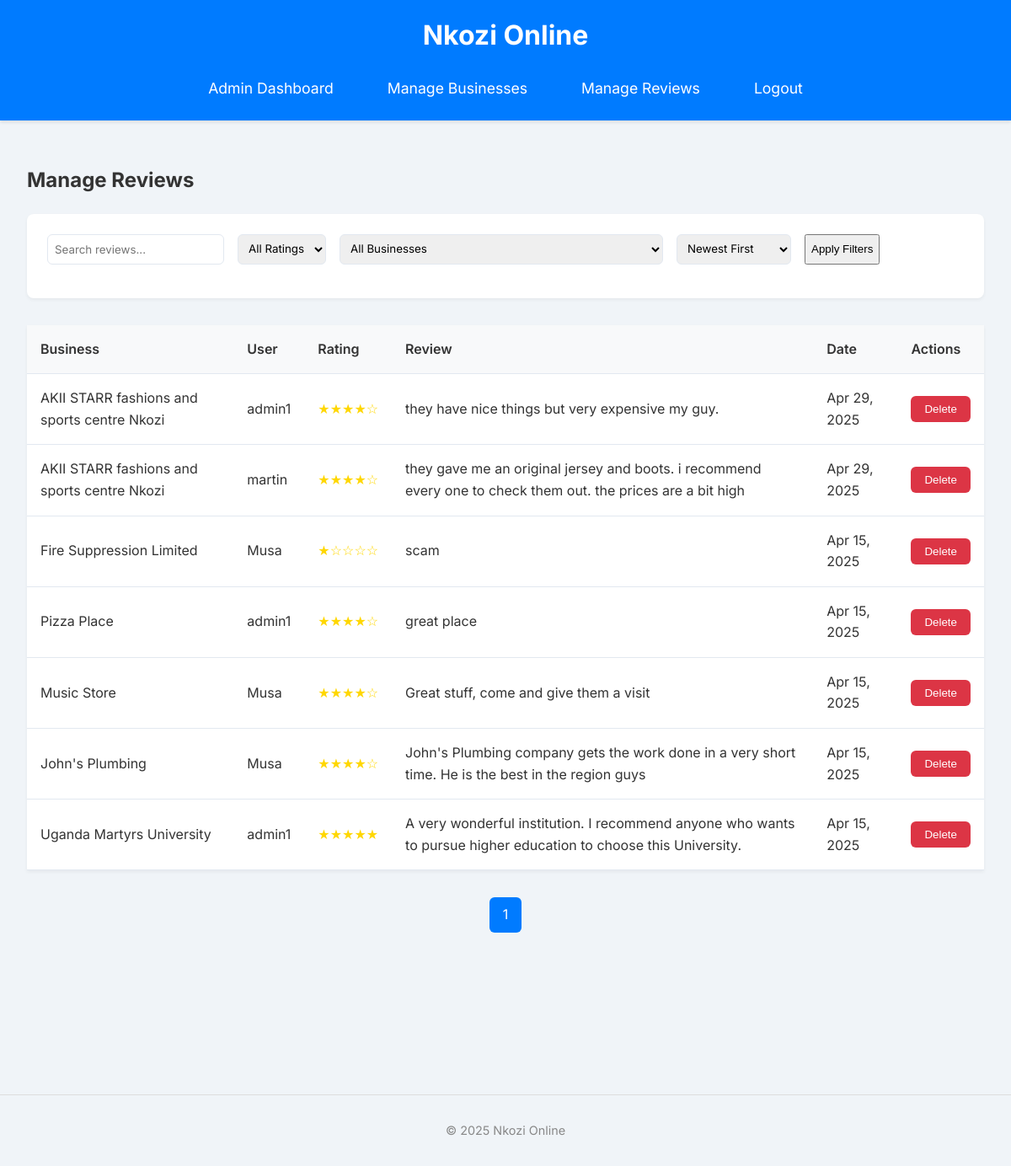
The page /manage_reviews.php (signed in) on the database its author committed.
### tables this page shows
CREATE TABLE IF NOT EXISTS `reviews` (
  `review_id` int NOT NULL AUTO_INCREMENT,
  `business_id` int DEFAULT NULL,
  `user_id` int DEFAULT NULL,
  `rating` int DEFAULT NULL,
  `review_text` text,
  `created_at` timestamp NULL DEFAULT CURRENT_TIMESTAMP,
  PRIMARY KEY (`review_id`),
  KEY `business_id` (`business_id`),
  KEY `user_id` (`user_id`)
);

CREATE TABLE IF NOT EXISTS `businesses` (
  `business_id` int NOT NULL AUTO_INCREMENT,
  `category_id` int DEFAULT NULL,
  `user_id` int DEFAULT NULL,
  `name` varchar(255) NOT NULL,
  `description` text,
  `contact_phone` varchar(20) DEFAULT NULL,
  `address` varchar(255) DEFAULT NULL,
  `website` varchar(255) DEFAULT NULL,
  `created_at` timestamp NULL DEFAULT CURRENT_TIMESTAMP,
  `updated_at` timestamp NULL DEFAULT CURRENT_TIMESTAMP ON UPDATE CURRENT_TIMESTAMP,
  `is_approved` tinyint(1) DEFAULT '0',
  `avg_rating` decimal(3,2) DEFAULT '0.00' COMMENT 'Stores average rating calculated from reviews',
  PRIMARY KEY (`business_id`),
  KEY `category_id` (`category_id`),
  KEY `user_id` (`user_id`)
);

CREATE TABLE IF NOT EXISTS `users` (
  `user_id` int NOT NULL AUTO_INCREMENT,
  `username` varchar(191) NOT NULL,
  `password_hash` varchar(255) NOT NULL,
  `role` enum('admin','editor','moderator','business','viewer') NOT NULL DEFAULT 'viewer',
  `created_at` timestamp NULL DEFAULT CURRENT_TIMESTAMP,
  PRIMARY KEY (`user_id`),
  UNIQUE KEY `username` (`username`)
);

### manage_reviews.php (the view, shortened to what this page needs)
<?php
include 'db_connection.php';
$results_per_page = 10;
$page = isset($_GET['page']) ? max(1, intval($_GET['page'])) : 1;
$offset = ($page - 1) * $results_per_page;
$search_term = isset($_GET['search']) ? trim($_GET['search']) : '';
$min_rating = isset($_GET['min_rating']) ? intval($_GET['min_rating']) : 0;
$business_filter = isset($_GET['business_id']) ? intval($_GET['business_id']) : 0;
$sort = isset($_GET['sort']) ? $_GET['sort'] : 'newest';
$query = "SELECT r.*, b.name AS business_name, u.username
          FROM reviews r
          JOIN businesses b ON r.business_id = b.business_id
          JOIN users u ON r.user_id = u.user_id
          WHERE 1=1";
$params = [];
switch ($sort) {
    default:
        $query .= " ORDER BY r.created_at DESC";
}
$query .= " LIMIT ? OFFSET ?";
$params[] = $results_per_page;
$params[] = $offset;
$stmt = $conn->prepare($query);
if ($params) {
    foreach ($params as $index => $value) {
        $stmt->bindValue($index + 1, $value);
    }
}
$stmt->execute();
$result = $stmt->fetchAll(PDO::FETCH_ASSOC);
$reviews = $result;
$count_query = "SELECT COUNT(*) FROM reviews r WHERE 1=1";
$count_stmt = $conn->prepare($count_query);
$count_stmt->execute();
$total_reviews = $count_stmt->fetch(PDO::FETCH_NUM)[0];
$total_pages = ceil($total_reviews / $results_per_page);
?>
<!DOCTYPE html>
<html lang="en">
<head>
</head>
<body>
    <header>
        <h1>Nkozi Online</h1>
        <nav>
            <a href="admin_dashboard.php">Admin Dashboard</a>
            <a href="manage_businesses.php">Manage Businesses</a>
            <a href="manage_reviews.php">Manage Reviews</a>
            <a href="logout.php">Logout</a>
        </nav>
    </header>
    <main>
        <h2>Manage Reviews</h2>
        <div class="filters">
            <form method="GET">
                <div class="filter-group">
                    <input type="text" name="search" placeholder="Search reviews..."
                           value="<?php echo htmlspecialchars($search_term); ?>">
                    <select name="min_rating">
                        <option value="0" <?php echo $min_rating == 0 ? 'selected' : ''; ?>>All Ratings</option>
                    </select>
                    <select name="business_id">
                        <option value="0">All Businesses</option>
                    </select>
                    <select name="sort">
                        <option value="newest" <?php echo $sort == 'newest' ? 'selected' : ''; ?>>Newest First</option>
                    </select>
                    <button type="submit" class="submit-button">Apply Filters</button>
                </div>
            </form>
        </div>
        <?php if (count($reviews) > 0): ?>
            <table>
                <thead>
                    <tr>
                        <th>Business</th>
                        <th>User</th>
                        <th>Rating</th>
                        <th>Review</th>
                        <th>Date</th>
                        <th>Actions</th>
                    </tr>
                </thead>
                <tbody>
                    <?php foreach ($reviews as $review): ?>
                        <tr>
                            <td><?php echo htmlspecialchars($review['business_name']); ?></td>
                            <td><?php echo htmlspecialchars($review['username']); ?></td>
                            <td>
                                <span class="rating-stars">
                                    <?php echo str_repeat('★', $review['rating']) . str_repeat('☆', 5 - $review['rating']); ?>
                                </span>
                            </td>
                            <td><?php echo htmlspecialchars($review['review_text']); ?></td>
                            <td><?php echo date('M j, Y', strtotime($review['created_at'])); ?></td>
                            <td>
                                <form class="delete-form" method="POST"
                                      onsubmit="return confirm('Are you sure you want to delete this review?');">
                                    <button type="submit" name="delete_review" class="delete-button">Delete</button>
                                </form>
                            </td>
                        </tr>
                    <?php endforeach; ?>
                </tbody>
            </table>
            <div class="pagination">
                <?php for ($i = 1; $i <= $total_pages; $i++): ?>
                    <a href="?page=<?php echo $i; ?>&search=<?php echo urlencode($search_term); ?>&min_rating=<?php echo $min_rating; ?>&business_id=<?php echo $business_filter; ?>&sort=<?php echo $sort; ?>"
                       class="<?php echo $i == $page ? 'active' : ''; ?>">
                        <?php echo $i; ?>
                    </a>
                <?php endfor; ?>
            </div>
        <?php else: ?>
            <p>No reviews found matching the current filters.</p>
        <?php endif; ?>
    </main>
    <footer>
        <p>&copy; 2025 Nkozi Online</p>
    </footer>
</body>
</html>

### manage_reviews.php (style rules this page uses)
body { font-family: 'Inter', sans-serif; margin: 0; padding: 0; background-color: #f0f4f8; color: #333; line-height: 1.6; }
header { background-color: #007BFF; color: white; padding: 1rem; text-align: center; box-shadow: 0 2px 4px rgba(0, 0, 0, 0.1); }
header h1 { margin: 0; font-size: 2rem; }
header nav { margin-top: 1rem; display: flex; justify-content: center; }
header nav a { color: white; text-decoration: none; margin: 0 1rem; font-size: 1.1rem; padding: 0.5rem 1rem; border-radius: 5px; transition: background-color 0.3s ease; }
main { padding: 2rem; max-width: 1200px; margin: 0 auto; }
.filters { background-color: white; padding: 1.5rem; border-radius: 0.5rem; box-shadow: 0 2px 4px rgba(0, 0, 0, 0.05); margin-bottom: 2rem; }
.filter-group { display: flex; gap: 1rem; margin-bottom: 1rem; }
select, input[type="text"], input[type="number"] { padding: 0.5rem; border: 1px solid #e2e8f0; border-radius: 0.375rem; font-family: inherit; }
table { width: 100%; border-collapse: collapse; background-color: white; box-shadow: 0 2px 4px rgba(0, 0, 0, 0.05); }
th, td { padding: 1rem; text-align: left; border-bottom: 1px solid #e2e8f0; }
th { background-color: #f8f9fa; font-weight: 600; }
.rating-stars { color: #ffd700; }
.delete-form { display: inline-block; }
.delete-button { background-color: #dc3545; color: white; padding: 0.5rem 1rem; border: none; border-radius: 0.375rem; cursor: pointer; transition: background-color 0.3s ease; }
.pagination { display: flex; justify-content: center; margin-top: 2rem; gap: 0.5rem; }
.pagination a { padding: 0.5rem 1rem; border-radius: 0.375rem; background-color: #e2e8f0; color: #2d3748; text-decoration: none; transition: background-color 0.2s; }
.pagination .active { background-color: #007BFF; color: white; }
footer { margin-top: 10rem; text-align: center; color: #888; font-size: 0.9rem; padding: 1rem; background-color: #f0f4f8; border-top: 1px solid #ddd; }

### rows shown on the page
reviews: business.name "AKII STARR fashions and sports centre Nkozi", user.username "admin1", rating "★★★★", rating "☆", review_text "they have nice things but very expensive my guy.", created_at "Apr 29, 2025"
reviews: business.name "AKII STARR fashions and sports centre Nkozi", user.username "martin", rating "★★★★", rating "☆", review_text "they gave me an original jersey and boots. i recommend every one to check them out. the prices are a bit high", created_at "Apr 29, 2025"
reviews: business.name "Fire Suppression Limited", user.username "Musa", rating "★", rating "☆☆☆☆", review_text "scam", created_at "Apr 15, 2025"
reviews: business.name "Pizza Place", user.username "admin1", rating "★★★★", rating "☆", review_text "great place", created_at "Apr 15, 2025"
reviews: business.name "Music Store", user.username "Musa", rating "★★★★", rating "☆", review_text "Great stuff, come and give them a visit", created_at "Apr 15, 2025"
reviews: business.name "John's Plumbing", user.username "Musa", rating "★★★★", rating "☆", review_text "John's Plumbing company gets the work done in a very short time. He is the best in the region guys", created_at "Apr 15, 2025"
reviews: business.name "Uganda Martyrs University", user.username "admin1", rating "★★★★★", review_text "A very wonderful institution. I recommend anyone who wants to pursue higher education to choose this University.", created_at "Apr 15, 2025"
